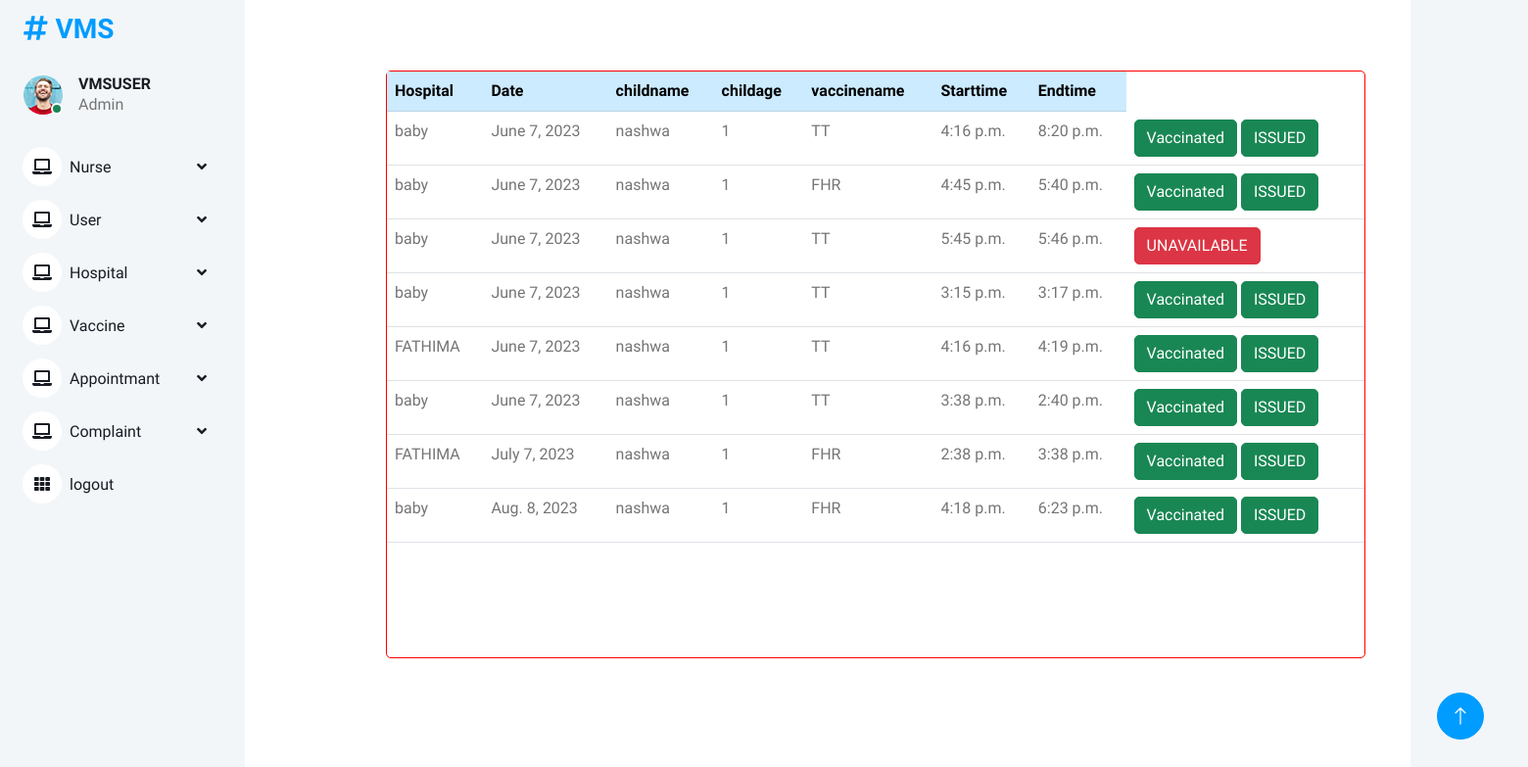
The app's page /nursebookappointmentview/ with its own data.
### vmsapp/models.py (models this page shows)
class Bookappointment(models.Model):
    user =models.ForeignKey(vaccination,on_delete=models.CASCADE)
    schedule =models.ForeignKey(Scheduleadd,on_delete=models.CASCADE)
    vaccinename= models.ForeignKey(Vaccine,on_delete=models.CASCADE)
    status =models.IntegerField(default=0)
    vaccinated=models.BooleanField(default=False)
    addreportcard =models.IntegerField(default=0)

class Scheduleadd(models.Model):
    hospital =models.ForeignKey(Hospital,on_delete=models.DO_NOTHING)
    date =models.DateField()
    vaccinename =models.ForeignKey(Vaccine,on_delete=models.CASCADE)
    starttime =models.TimeField()
    endtime =models.TimeField()

class Hospital(models.Model):
    name = models.CharField(max_length=250,blank=True,null=True)
    place = models.CharField(max_length=20,blank=True,null=True)
    email = models.EmailField()
    contact = models.CharField(max_length=250,blank=True,null=True)
    def __str__(self):
        return self.name or f"Hospital {self.name}"

class vaccination(AbstractUser):
    is_user=models.BooleanField(default=False)
    is_nurse=models.BooleanField(default=False)
    gender = models.CharField(max_length=300, null=True)
    childage= models.IntegerField(null=True,blank=True)
    childname= models.CharField(max_length=250)
    address= models.CharField(max_length=2000,null=True)
    name= models.CharField(max_length=250,null=True)
    hospital= models.CharField(max_length=2000,null=True)

class Vaccine(models.Model):
    vaccinename =models.CharField(max_length=250,blank=True,null=True)
    vaccinetype =models.CharField(max_length=20,blank=True,null=True)
    description =models.CharField(max_length=2000,blank=True,null=True)
    def __str__(self):
        return self.vaccinename or f"Vaccine {self.vaccinename}"

### vmsapp/admin_views.py (the view)
# urls.py: path('nursebookappointmentview/',admin_views.nursebookappointmentview,name='nursebookappointmentview'),
def nursebookappointmentview(request):
    new = Bookappointment.objects.filter(status=1).order_by('schedule__date')
    return render(request, 'admintemp/nursebookappointmentview.html', {'new': new})

### templates/admintemp/nursebookappointmentview.html (shortened to what this page needs)
{% extends 'admintemp/test.html' %}
{% load crispy_forms_tags %}
{% block content %}
<div class="card mx-auto mt-5
" style="width: 1000px; height:600px; border:1px solid red"  >
<table class="table">
  <tbody>
  <tr class="table-primary">
    <th>Hospital</th>
    <th>Date</th>
    <th>childname</th>
    <th>childage</th>
    <th>vaccinename</th>
    <th>Starttime</th>
    <th>Endtime</th>
  </tr>
  {% for i in new %}
  <tr>
    <td>{{i.schedule.hospital}}</td>
    <td>{{i.schedule.date}}</td>
    <td>{{i.user.childname}}</td>
    <td>{{i.user.childage}}</td>
    <td>{{i.vaccinename}}</td>
    <td>{{i.schedule.starttime}}</td>
    <td>{{i.schedule.endtime}}</td>
    <td>
    {% if i.vaccinated == False %}
        <a href="{% url 'addreportcard' i.id %}">
            <button type="button" class="btn btn-danger">UNAVAILABLE</button>
        </a>
    {% else %}
        <button type="button" class="btn btn-success">Vaccinated</button>
        {% if i.addreportcard == 0 %}
            <a href="{% url 'addreportcard' i.id %}">
                <button type="button" class="btn btn-danger">Add Reportcard</button>
            </a>
        {% else %}
            <button type="button" class="btn btn-success">ISSUED</button>
        {% endif %}
    {% endif %}
</td>
  </tr>
  {% empty %}
  <tr>
    <td colspan="7"><h3>No Results Found</h3></td>
  </tr>
  {% endfor %}
  </tbody>
</table>
</div>
{% endblock %}

### static/Admindashboard/css/style.css (style rules this page uses)
:root { --primary: #009CFF; --light: #F3F6F9; --dark: #191C24; }
.btn { transition: .5s; }

### records on screen
Bookappointment: schedule.hospital "baby", schedule "June 7, 2023", user.childname "nashwa", user.childage "1", vaccinename "TT", schedule.starttime "4:16 p.m.", schedule.endtime "8:20 p.m.", vaccinated "Vaccinated"
Bookappointment: schedule.hospital "baby", schedule "June 7, 2023", user.childname "nashwa", user.childage "1", vaccinename "FHR", schedule.starttime "4:45 p.m.", schedule.endtime "5:40 p.m.", vaccinated "Vaccinated"
Bookappointment: schedule.hospital "baby", schedule "June 7, 2023", user.childname "nashwa", user.childage "1", vaccinename "TT", schedule.starttime "5:45 p.m.", schedule.endtime "5:46 p.m.", vaccinated "UNAVAILABLE"
Bookappointment: schedule.hospital "baby", schedule "June 7, 2023", user.childname "nashwa", user.childage "1", vaccinename "TT", schedule.starttime "3:15 p.m.", schedule.endtime "3:17 p.m.", vaccinated "Vaccinated"
Bookappointment: schedule.hospital "FATHIMA", schedule "June 7, 2023", user.childname "nashwa", user.childage "1", vaccinename "TT", schedule.starttime "4:16 p.m.", schedule.endtime "4:19 p.m.", vaccinated "Vaccinated"
Bookappointment: schedule.hospital "baby", schedule "June 7, 2023", user.childname "nashwa", user.childage "1", vaccinename "TT", schedule.starttime "3:38 p.m.", schedule.endtime "2:40 p.m.", vaccinated "Vaccinated"
Bookappointment: schedule.hospital "FATHIMA", schedule "July 7, 2023", user.childname "nashwa", user.childage "1", vaccinename "FHR", schedule.starttime "2:38 p.m.", schedule.endtime "3:38 p.m.", vaccinated "Vaccinated"
Bookappointment: schedule.hospital "baby", schedule "Aug. 8, 2023", user.childname "nashwa", user.childage "1", vaccinename "FHR", schedule.starttime "4:18 p.m.", schedule.endtime "6:23 p.m.", vaccinated "Vaccinated"
